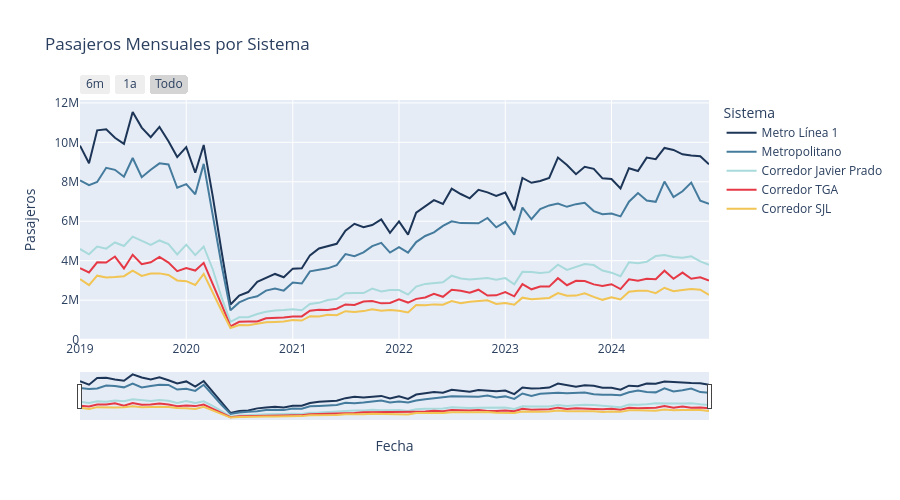

Here is the notebook cell this chart was saved with:
### Markdown cell above
## Series interactivas con rango deslizable

### Code cell
fig_linea = px.line(
    df, x="fecha", y="pasajeros", color="sistema",
    color_discrete_sequence=PALETA,
    title="Pasajeros Mensuales por Sistema",
    labels={"fecha": "Fecha", "pasajeros": "Pasajeros", "sistema": "Sistema"},
)
fig_linea.update_layout(
    xaxis=dict(
        rangeselector=dict(buttons=[
            dict(count=6, label="6m", step="month"),
            dict(count=1, label="1a", step="year"),
            dict(step="all", label="Todo"),
        ]),
        rangeslider=dict(visible=True),
    ),
    height=500,
    hovermode="x unified",
)
fig_linea.update_traces(
    hovertemplate="%{y:,.0f} pasajeros",
)
fig_linea.show()
